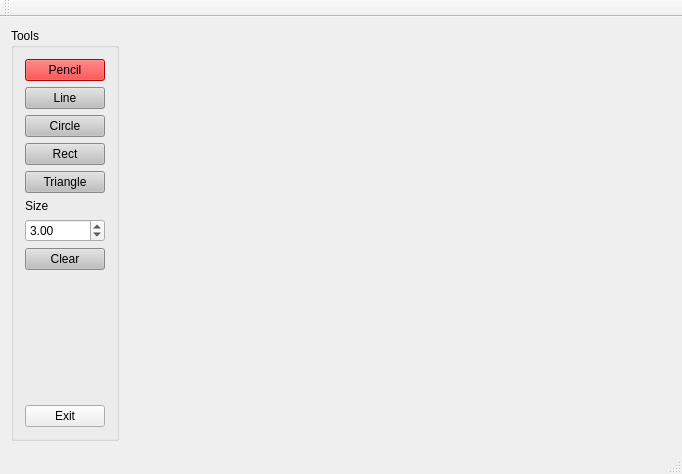
<?xml version="1.0" encoding="UTF-8"?>
<ui version="4.0">
 <class>MainWindow</class>
 <widget class="QMainWindow" name="MainWindow">
  <property name="geometry">
   <rect>
    <x>0</x>
    <y>0</y>
    <width>682</width>
    <height>474</height>
   </rect>
  </property>
  <property name="windowTitle">
   <string>Free Form Drawing (By Sokhavirith Sorn)</string>
  </property>
  <widget class="QWidget" name="centralWidget">
   <layout class="QHBoxLayout" name="horizontalLayout">
    <item>
     <widget class="QGroupBox" name="groupBox">
      <property name="title">
       <string>Tools</string>
      </property>
      <layout class="QHBoxLayout" name="horizontalLayout_2">
       <item>
        <layout class="QVBoxLayout" name="verticalLayout_2">
         <item>
          <widget class="QPushButton" name="btn_pencil">
           <property name="styleSheet">
            <string notr="true">background-color : red</string>
           </property>
           <property name="text">
            <string>Pencil</string>
           </property>
           <property name="icon">
            <iconset resource="icon.qrc">
             <normaloff>:/Icons/Icons/paint.png</normaloff>:/Icons/Icons/paint.png</iconset>
           </property>
           <property name="autoDefault">
            <bool>false</bool>
           </property>
          </widget>
         </item>
         <item>
          <widget class="QPushButton" name="btn_line">
           <property name="styleSheet">
            <string notr="true">background-color : #bfbfbf</string>
           </property>
           <property name="text">
            <string>Line</string>
           </property>
           <property name="icon">
            <iconset resource="icon.qrc">
             <normaloff>:/Icons/Icons/Line.png</normaloff>:/Icons/Icons/Line.png</iconset>
           </property>
          </widget>
         </item>
         <item>
          <widget class="QPushButton" name="btn_circle">
           <property name="styleSheet">
            <string notr="true">background-color : #bfbfbf</string>
           </property>
           <property name="text">
            <string>Circle</string>
           </property>
           <property name="icon">
            <iconset resource="icon.qrc">
             <normaloff>:/Icons/Icons/circle.png</normaloff>:/Icons/Icons/circle.png</iconset>
           </property>
          </widget>
         </item>
         <item>
          <widget class="QPushButton" name="btn_rect">
           <property name="styleSheet">
            <string notr="true">background-color : #bfbfbf;

</string>
           </property>
           <property name="text">
            <string>Rect</string>
           </property>
           <property name="icon">
            <iconset resource="icon.qrc">
             <normaloff>:/Icons/Icons/rec.png</normaloff>:/Icons/Icons/rec.png</iconset>
           </property>
           <property name="autoRepeatInterval">
            <number>98</number>
           </property>
          </widget>
         </item>
         <item>
          <widget class="QPushButton" name="btn_triangle">
           <property name="styleSheet">
            <string notr="true">background-color : #bfbfbf</string>
           </property>
           <property name="text">
            <string>Triangle</string>
           </property>
           <property name="icon">
            <iconset resource="icon.qrc">
             <normaloff>:/Icons/Icons/triangle.png</normaloff>:/Icons/Icons/triangle.png</iconset>
           </property>
          </widget>
         </item>
         <item>
          <widget class="QLabel" name="label">
           <property name="layoutDirection">
            <enum>Qt::LeftToRight</enum>
           </property>
           <property name="text">
            <string>Size</string>
           </property>
          </widget>
         </item>
         <item>
          <widget class="QDoubleSpinBox" name="sb_size">
           <property name="minimum">
            <double>1.000000000000000</double>
           </property>
           <property name="maximum">
            <double>10.000000000000000</double>
           </property>
           <property name="value">
            <double>3.000000000000000</double>
           </property>
          </widget>
         </item>
         <item>
          <widget class="QPushButton" name="btn_clear">
           <property name="styleSheet">
            <string notr="true">background-color : #bfbfbf</string>
           </property>
           <property name="text">
            <string>Clear</string>
           </property>
           <property name="icon">
            <iconset resource="icon.qrc">
             <normaloff>:/Icons/Icons/clear.png</normaloff>:/Icons/Icons/clear.png</iconset>
           </property>
          </widget>
         </item>
         <item>
          <spacer name="verticalSpacer">
           <property name="orientation">
            <enum>Qt::Vertical</enum>
           </property>
           <property name="sizeHint" stdset="0">
            <size>
             <width>20</width>
             <height>40</height>
            </size>
           </property>
          </spacer>
         </item>
         <item>
          <widget class="QPushButton" name="pushButton">
           <property name="text">
            <string>Exit</string>
           </property>
           <property name="icon">
            <iconset>
             <normaloff>../exit.png</normaloff>../exit.png</iconset>
           </property>
          </widget>
         </item>
        </layout>
       </item>
      </layout>
     </widget>
    </item>
    <item>
     <widget class="GLWidget" name="GLwidget" native="true">
      <property name="sizePolicy">
       <sizepolicy hsizetype="Expanding" vsizetype="Preferred">
        <horstretch>0</horstretch>
        <verstretch>0</verstretch>
       </sizepolicy>
      </property>
     </widget>
    </item>
   </layout>
  </widget>
  <widget class="QToolBar" name="mainToolBar">
   <attribute name="toolBarArea">
    <enum>TopToolBarArea</enum>
   </attribute>
   <attribute name="toolBarBreak">
    <bool>false</bool>
   </attribute>
  </widget>
  <widget class="QStatusBar" name="statusBar"/>
  <action name="actionClear_Screen">
   <property name="text">
    <string>Clear Screen</string>
   </property>
  </action>
 </widget>
 <layoutdefault spacing="6" margin="11"/>
 <customwidgets>
  <customwidget>
   <class>GLWidget</class>
   <extends>QWidget</extends>
   <header>glwidget.h</header>
   <container>1</container>
  </customwidget>
 </customwidgets>
 <resources>
  <include location="icon.qrc"/>
 </resources>
 <connections>
  <connection>
   <sender>pushButton</sender>
   <signal>clicked()</signal>
   <receiver>MainWindow</receiver>
   <slot>close()</slot>
   <hints>
    <hint type="sourcelabel">
     <x>39</x>
     <y>414</y>
    </hint>
    <hint type="destinationlabel">
     <x>8</x>
     <y>242</y>
    </hint>
   </hints>
  </connection>
 </connections>
</ui>
